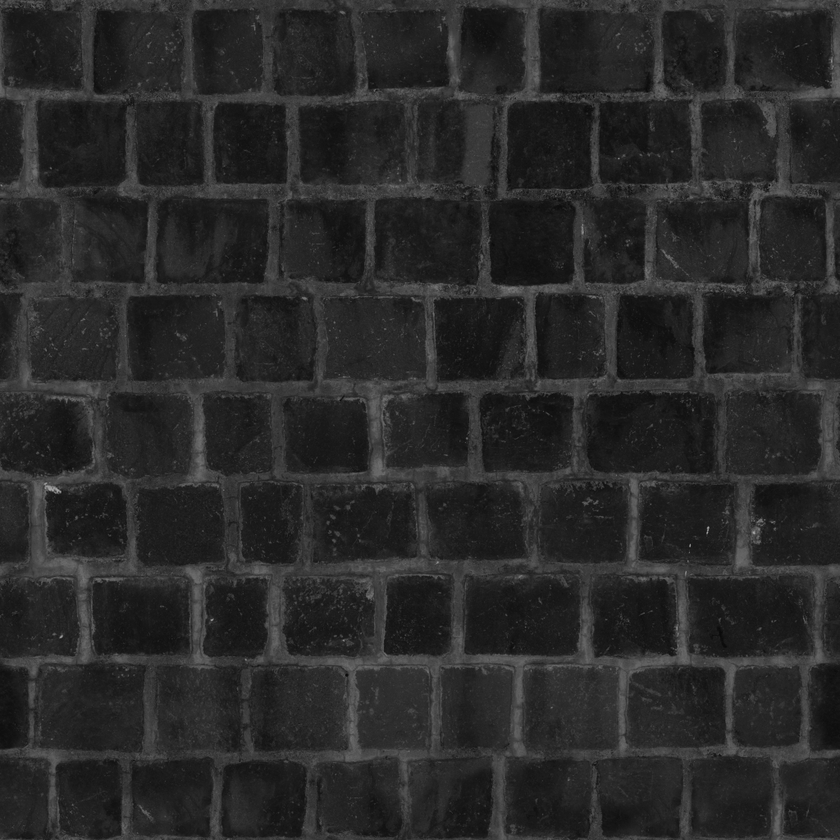
#> input picture test.png, 840 x 840 px, shrunk from 1024 x 1024 before the run
$ python visualize_ycocg_3d.py -i test.png
#> lines starting #> are read from the running program, lines starting #| are printed output that depends on the picture
import argparse
from dataclasses import dataclass
from pathlib import Path

import numpy as np
from PIL import Image


@dataclass(frozen=True)
class YCoCg:
    y: np.ndarray
    co: np.ndarray
    cg: np.ndarray


def rgb_to_ycocg(rgb01: np.ndarray) -> YCoCg:
    """Convert RGB in [0,1] to YCoCg.

    Conventions (float):
      Y  = 0.25 R + 0.5 G + 0.25 B
      Co = 0.5 R - 0.5 B
      Cg = -0.25 R + 0.5 G - 0.25 B

    With RGB in [0,1], Y is in [0,1] and Co/Cg are roughly in [-0.5, 0.5].
    """
    if rgb01.ndim != 3 or rgb01.shape[2] != 3:
        raise ValueError(f"Expected HxWx3 RGB array, got shape {rgb01.shape}")

    r = rgb01[..., 0]
    g = rgb01[..., 1]
    b = rgb01[..., 2]

    y = 0.25 * r + 0.5 * g + 0.25 * b
    co = 0.5 * r - 0.5 * b
    cg = -0.25 * r + 0.5 * g - 0.25 * b

    return YCoCg(y=y, co=co, cg=cg)


def load_image_rgb01(path: Path) -> np.ndarray:
    img = Image.open(path).convert("RGB")
    arr = np.asarray(img, dtype=np.float32) / 255.0
    return arr


def sample_every_nth_pixel(arr: np.ndarray, step: int) -> np.ndarray:
    if step <= 0:
        raise ValueError("step must be > 0")
    return arr[::step, ::step]


def main() -> int:
    parser = argparse.ArgumentParser(
        description=(
            "Load an image, convert RGB->YCoCg, and plot every Nth pixel as a 3D point "
            "with UP axis = Y (luma)."
        )
    )
    parser.add_argument("--input", "-i", required=True, help="Path to input image")
    parser.add_argument(
        "--step",
        "-s",
        type=int,
        default=16,
        help="Sample every Nth pixel in both x and y (default: 16)",
    )
    parser.add_argument(
        "--point-size",
        type=float,
        default=2.0,
        help="Scatter point size (default: 2.0)",
    )
    parser.add_argument(
        "--alpha",
        type=float,
        default=0.8,
        help="Point alpha (default: 0.8)",
    )

    args = parser.parse_args()

    input_path = Path(args.input)
    if not input_path.exists():
        raise FileNotFoundError(f"Input image not found: {input_path}")

    rgb01 = load_image_rgb01(input_path)
    height, width, _ = rgb01.shape
#> height = 840; width = 840

    rgb01_s = sample_every_nth_pixel(rgb01, args.step)
#> in sample_every_nth_pixel, `return arr[::step, ::step]`:
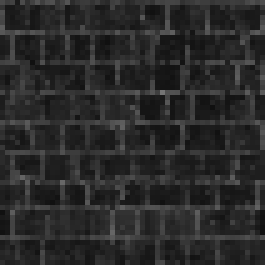
#> returned value: shape (53, 53, 3) float32 (shown 5 times larger); min 0.0627, max 0.455, mean 0.163
    ycocg = rgb_to_ycocg(rgb01_s)
#> in rgb_to_ycocg, `co = 0.5 * r - 0.5 * b`: co: shape (53, 53) float32; every value is 0

    # Original pixel coordinates for sampled points
    xs = np.arange(0, width, args.step, dtype=np.float32)
#> xs = 53 values from 0 to 832
    ys = np.arange(0, height, args.step, dtype=np.float32)
#> ys = 53 values from 0 to 832
    grid_x, grid_y = np.meshgrid(xs, ys)

    x = grid_x.reshape(-1)
    y = grid_y.reshape(-1)
#> y = 2809 values from 0 to 832
    z = ycocg.y.reshape(-1)  # UP axis
#> z = 2809 values, max 0.455 at index 986, min 0.0627 at index 445, mean 0.163

    colors = rgb01_s.reshape(-1, 3)
#> colors = 2809 rows, first 8: [0.29, 0.29, 0.29], [0.239, 0.239, 0.239], [0.259, 0.259, 0.259], [0.106, 0.106, 0.106], [0.294, 0.294, 0.294], [0.188, 0.188, 0.188], [0.255, 0.255, 0.255], [0.325, 0.325, 0.325]

    try:
        import matplotlib.pyplot as plt
        from mpl_toolkits.mplot3d import Axes3D  # noqa: F401
    except Exception as exc:  # pragma: no cover
        raise RuntimeError(
            "matplotlib is required for visualization. Install with: pip install matplotlib"
        ) from exc

    fig = plt.figure(figsize=(10, 8))
    ax = fig.add_subplot(111, projection="3d")

    ax.scatter(x, y, z, c=colors, s=args.point_size, alpha=args.alpha, linewidths=0)

    ax.set_xlabel("Pixel X")
    ax.set_ylabel("Pixel Y")
    ax.set_zlabel("Y (UP)")
    ax.set_title(f"YCoCg 3D scatter (step={args.step})\n{input_path.name}")

    ax.set_xlim(0, max(0, width - 1))
    ax.set_ylim(0, max(0, height - 1))
    ax.set_zlim(0.0, 1.0)

    plt.tight_layout()
    plt.show()
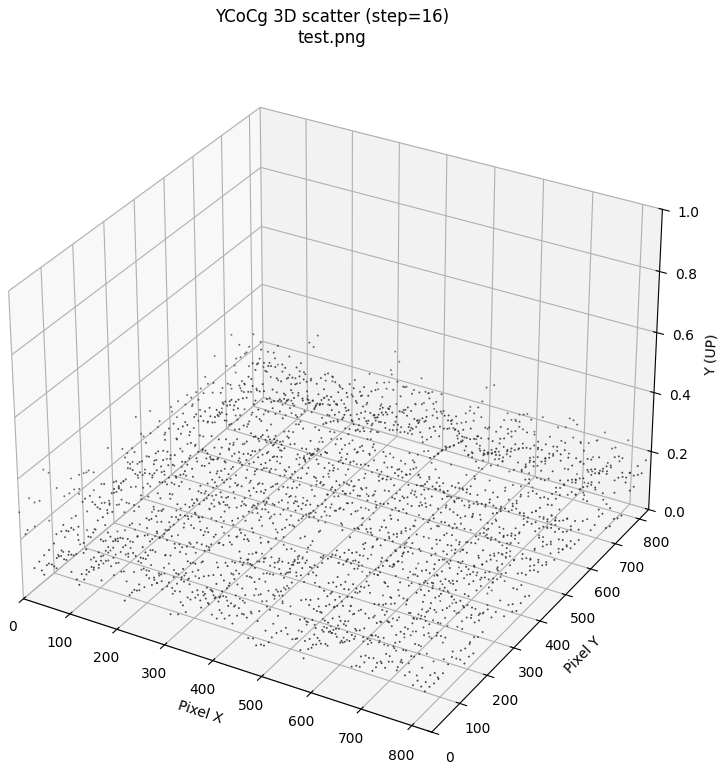
#> figure drawn by matplotlib, 1 panel
    return 0


if __name__ == "__main__":
    raise SystemExit(main())
#> (the program exits here)
